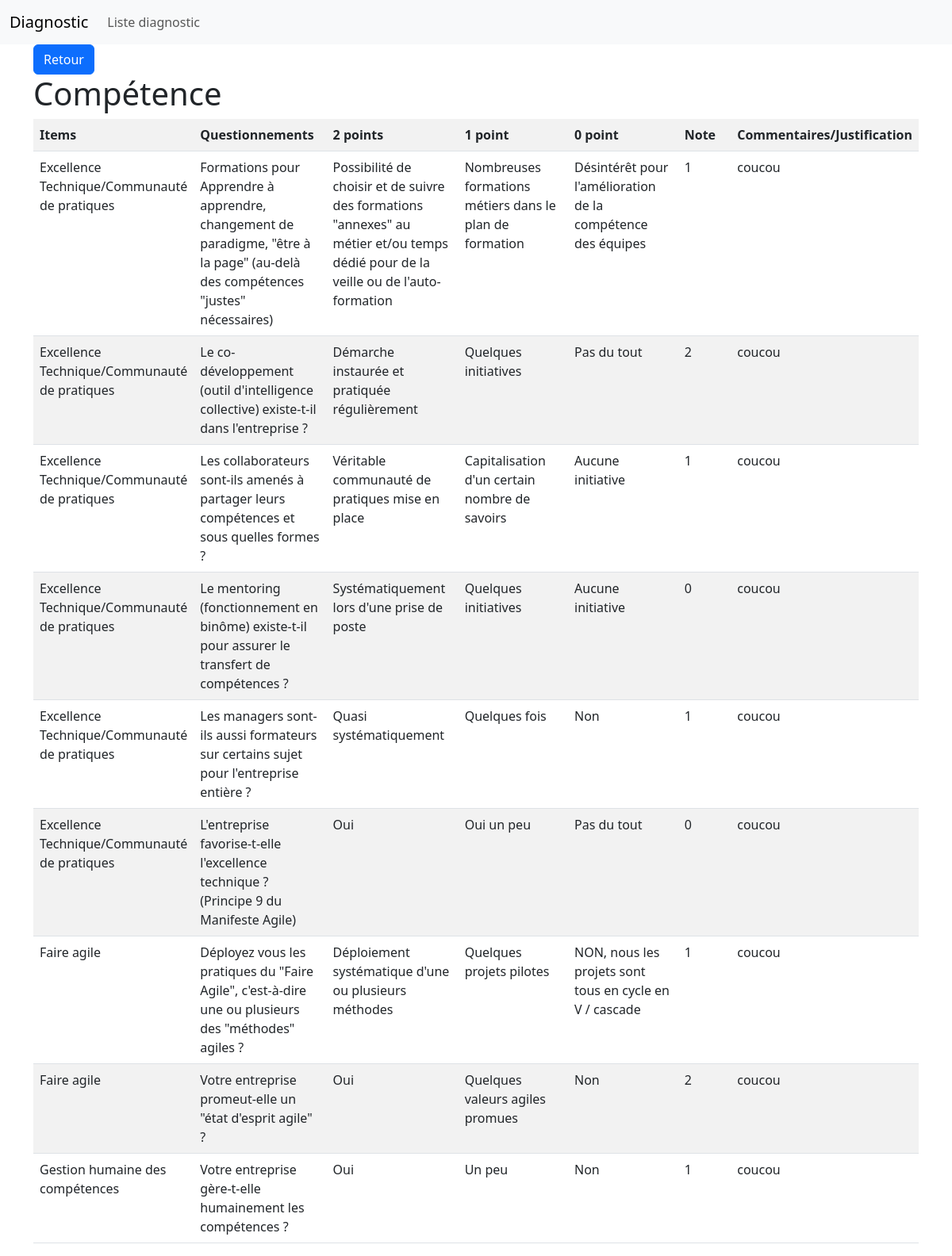
/competence.php?id=1, run on the app's committed database.
### tables this page shows
CREATE TABLE `Entreprise` (
  `id` int(11) NOT NULL,
  `name` varchar(255) DEFAULT NULL
);

CREATE TABLE `Categorie` (
  `id` int(11) NOT NULL,
  `nom` varchar(255) DEFAULT NULL,
  `axe_id` int(11) DEFAULT NULL
);

CREATE TABLE `Question` (
  `id` int(11) NOT NULL,
  `texte` varchar(255) DEFAULT NULL,
  `texte_2_point` text,
  `texte_1_point` text,
  `texte_0_point` text,
  `categorie_id` int(11) DEFAULT NULL
);

CREATE TABLE `Reponse` (
  `id` int(11) NOT NULL,
  `point` int(11) DEFAULT NULL,
  `commentaire` varchar(255) DEFAULT NULL,
  `question_id` int(11) DEFAULT NULL
);

### connectDB.php (called while the page is built, shortened)
<?php
function connectDB() {
    try {
        $DBpdo = new PDO("mysql:host=" . DB_HOST . ";dbname=" . DB_NAME, DB_USERNAME, DB_PASSWORD);
        $DBpdo->setAttribute(PDO::ATTR_ERRMODE, PDO::ERRMODE_EXCEPTION);
        return $DBpdo;
    } catch (PDOException $e) {
        die("ERROR: Could not connect. " . $e->getMessage());
    }
}
function getAllQuestion($id) {
    try {
        $pdo = connectDB();
        $sql = "SELECT Entreprise.id, Entreprise.name, Grille.id AS id_grille, Axe.nom AS nom_axe, Categorie.nom AS nom_categorie, Question.texte AS texte_question, Question.texte_2_point, Question.texte_1_point, Question.texte_0_point, Reponse.point, Reponse.commentaire FROM Entreprise INNER JOIN Grille ON Grille.entreprise_id = Entreprise.id INNER JOIN Axe ON Grille.id = Axe.grille_id INNER JOIN Categorie ON Axe.id = Categorie.axe_id INNER JOIN Question ON Categorie.id = Question.categorie_id INNER JOIN Reponse ON Question.id = Reponse.question_id";
        $stmt = $pdo->prepare($sql);
        $stmt->execute();
        $result = $stmt->fetchAll(PDO::FETCH_ASSOC);
        return $result;
    } catch (PDOException $e) {
        die("ERROR: Could not connect. " . $e->getMessage());
    }
}

### competence.php (the view, shortened to what this page needs)
<?php
require_once 'connectDB.php';
$id = $_GET['id'];
$getAllQuestion = getAllQuestion($id);
?>
<!doctype html>
<html lang="fr">
<head>
    <?php include 'head.php'; ?>
</head>
<header>
    <?php include 'navbar.php'; ?>
</header>
<body>
    <div class="container">
        <a href="entreprise.php?id=<?php echo $id; ?>" class="btn btn-primary">Retour</a>
        <div>
            <h1>Compétence</h1>
        </div>
        <table class="table table-striped col-12 ">
            <tr>
                <th>Items</th>
                <th>Questionnements</th>
                <th>2 points</th>
                <th>1 point</th>
                <th>0 point</th>
                <th>Note</th>
                <th>Commentaires/Justification</th>
            </tr>
            <?php
            foreach ($getAllQuestion as $question) {
                if ($question['nom_axe'] == 'Compétence') {
                    echo '<tr>';
                    echo '<td class="text-wrap col-2">' . $question['nom_categorie'] . '</td>';
                    echo '<td class="text-wrap col-2">' . $question['texte_question'] . '</td>';
                    echo '<td class="text-wrap col-2">' . $question['texte_2_point'] . '</td>';
                    echo '<td class="text-wrap col-2">' . $question['texte_1_point'] . '</td>';
                    echo '<td class="text-wrap col-2">' . $question['texte_0_point'] . '</td>';
                    echo '<td class="text-wrap col-1">' . $question['point'] . '</td>';
                    echo '<td class="text-wrap col-2">' . $question['commentaire'] . '</td>';
                    echo '</tr>';
                }
            }
            ?>
        </table>
    </div>
</body>
</html>

### head.php (shortened to what this page needs)
<link href="https://cdn.jsdelivr.net/npm/bootstrap@5.3.0-alpha3/dist/css/bootstrap.min.css" rel="stylesheet">

### navbar.php (shortened to what this page needs)
<nav class="navbar navbar-expand-lg bg-body-tertiary">
    <div class="container-fluid">
        <a class="navbar-brand" href="index.php">Diagnostic</a>
        <div class="collapse navbar-collapse" id="navbarNav">
            <ul class="navbar-nav">
                <li class="nav-item">
                    <a class="nav-link" href="list.php">Liste diagnostic</a>
                </li>
            </ul>
        </div>
    </div>
</nav>

### data on the page
entreprise: categorie.nom "Excellence Technique/Communauté de pratiques", question.texte "Formations pour Apprendre à apprendre, changement de paradigme, \"être à la page\" (au-delà des compétences \"justes\" nécessaires)", question.texte_2_point "Possibilité de choisir et de suivre des formations \"annexes\" au métier et/ou temps dédié pour de la veille ou de l'auto-formation", question.texte_1_point "Nombreuses formations métiers dans le plan de formation", question.texte_0_point "Désintérêt pour l'amélioration de la compétence des équipes", reponse.point "1", reponse.commentaire "coucou", question.texte "Le co-développement (outil d'intelligence collective) existe-t-il dans l'entreprise ?", question.texte_2_point "Démarche instaurée et pratiquée régulièrement", question.texte_1_point "Quelques initiatives", question.texte_0_point "Pas du tout", reponse.point "2", question.texte "Les collaborateurs sont-ils amenés à partager leurs compétences et sous quelles formes ?", question.texte_2_point "Véritable communauté de pratiques mise en place", question.texte_1_point "Capitalisation d'un certain nombre de savoirs", question.texte_0_point "Aucune initiative", question.texte "Le mentoring (fonctionnement en binôme) existe-t-il pour assurer le transfert de compétences ?", question.texte_2_point "Systématiquement lors d'une prise de poste", reponse.point "0", question.texte "Les managers sont-ils aussi formateurs sur certains sujet pour l'entreprise entière ?", question.texte_2_point "Quasi systématiquement", question.texte_1_point "Quelques fois", question.texte_0_point "Non", question.texte "L'entreprise favorise-t-elle l'excellence technique ? (Principe 9 du Manifeste Agile)", question.texte_2_point "Oui", question.texte_1_point "Oui un peu", categorie.nom "Faire agile", question.texte "Déployez vous les pratiques du \"Faire Agile\", c'est-à-dire une ou plusieurs des \"méthodes\" agiles ?", question.texte_2_point "Déploiement systématique d'une ou plusieurs méthodes", question.texte_1_point "Quelques projets pilotes", question.texte_0_point "NON, nous les projets sont tous en cycle en V / cascade", question.texte "Votre entreprise promeut-elle un \"état d'esprit agile\" ?", question.texte_1_point "Quelques valeurs agiles promues", categorie.nom "Gestion humaine des compétences", question.texte "Votre entreprise gère-t-elle humainement les compétences ?", question.texte_1_point "Un peu"
